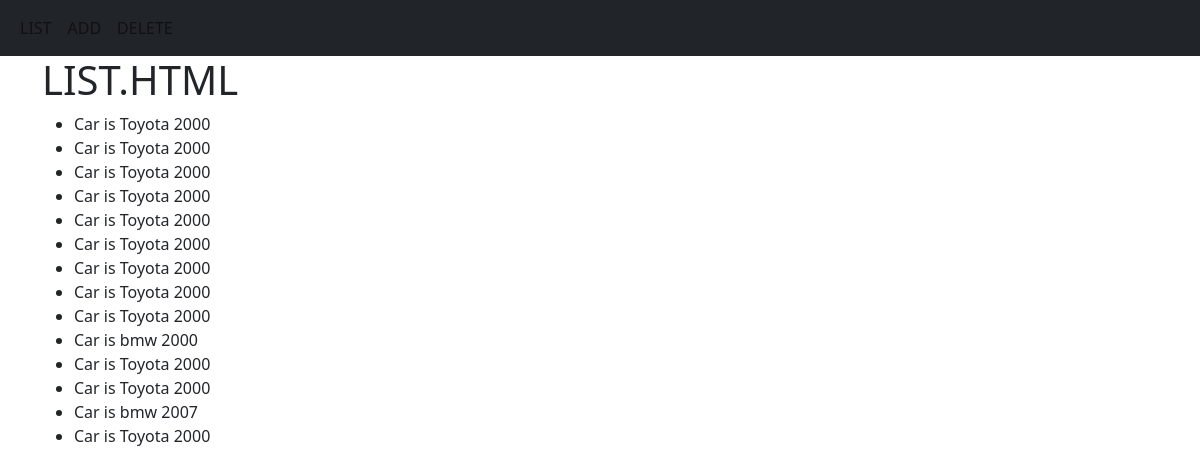
The app's page /cars/list/, older data.
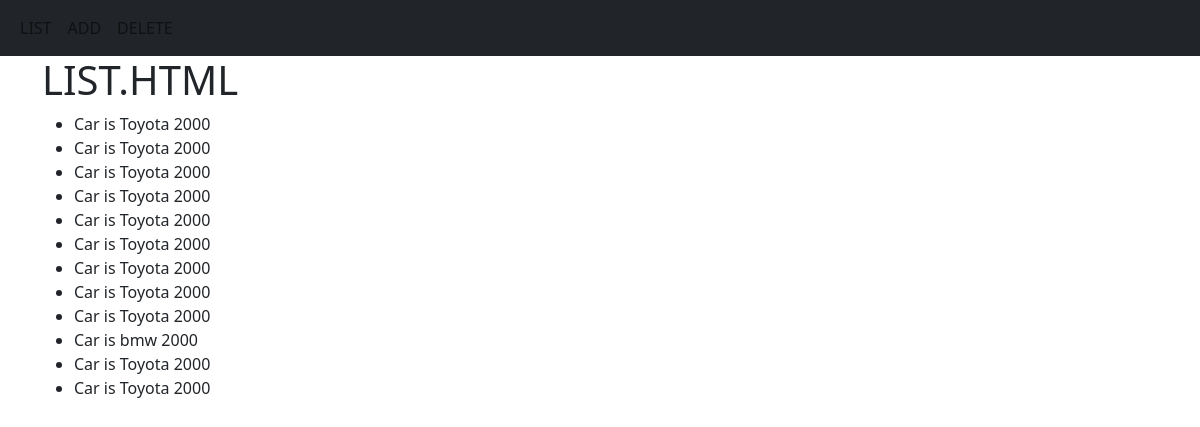
The same page, newer data.
### cars/models.py (models this page shows)
class Car(models.Model):
    brand = models.CharField(max_length=30)
    year = models.IntegerField()
    def __str__(self):
        return f"Car is {self.brand} {self.year}"

### cars/views.py (the view)
# urls.py: path('list/',views.list,name='list'),
def list(request):
    all_cars = models.Car.objects.all()
    context = {'all_cars': all_cars}
    return render(request, 'cars/list.html', context=context)

### cars/templates/cars/list.html
{% extends "base.html" %}
{% block content%}
<div class='container'>
    <h1>LIST.HTML</h1>
    <ul>
        {% for car in all_cars%}
        <li>{{car}}</li>
        {% endfor %}
    </ul>
</div>
{% endblock%}

### templates/base.html (shortened to what this page needs)
<html lang="en">
<head>
    <link href="https://cdn.jsdelivr.net/npm/bootstrap@5.2.0/dist/css/bootstrap.min.css" rel="stylesheet">
</head>
<body>
<nav class="navbar navbar-expand-lg bg-dark">
    <div class="container-fluid">
      <div class="collapse navbar-collapse" id="navbarNav">
        <ul class="navbar-nav">
            <a class="nav-link" href="{% url 'cars:list' %}">LIST</a>
            <a class="nav-link" href="{% url 'cars:add' %}">ADD</a>
            <a class="nav-link" href="{% url 'cars:delete' %}">DELETE</a>
      </div>
    </div>
  </nav>
  {%block content%}
{% endblock %}
</body>
</html>

Row changes from the older to the newer data that the page shows:
removed Car: brand+year "Car is bmw 2007"
removed Car: brand+year "Car is Toyota 2000"
